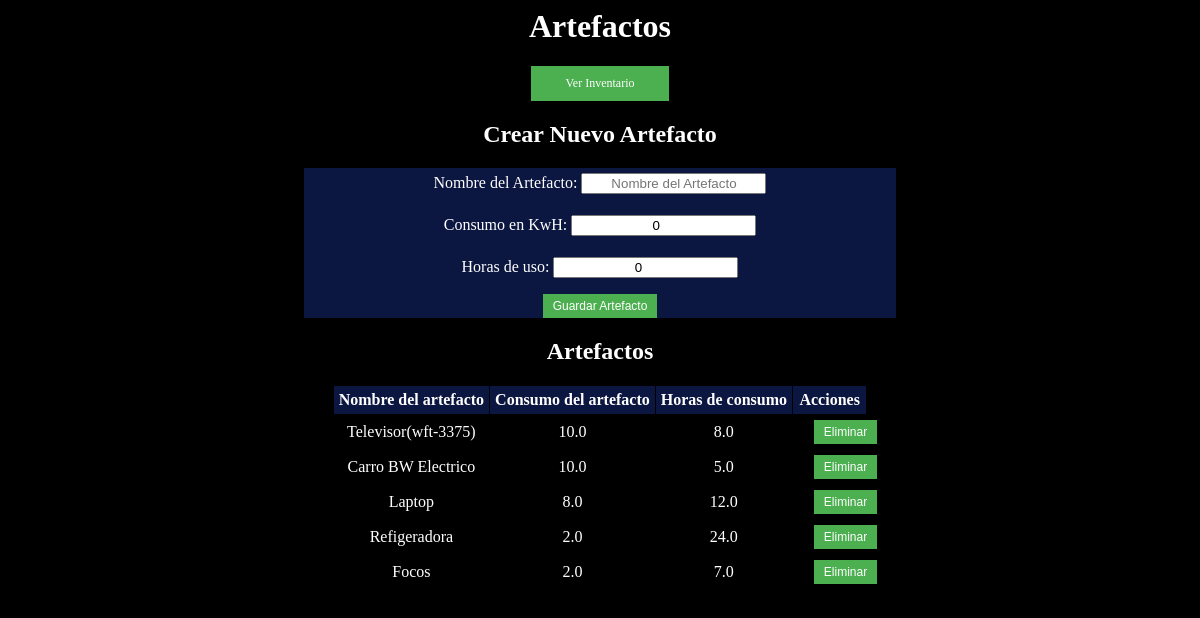
Page /paginaUsuario/inventario/artefactos/ (signed in) on the committed database.
### energy/models.py (models this page shows, shortened)
class Artefactos(models.Model):
    user = models.ForeignKey(User, on_delete=models.CASCADE)
    nombreArtefacto = models.CharField(max_length=20)
    consumoKwH = models.FloatField(default=0)
    horasDeUso = models.FloatField(default=0)
    inventario = models.ForeignKey('Inventario', on_delete=models.CASCADE, null=True, blank=True)

### energy/views.py (the view, shortened to what this page needs)
# urls.py: path('paginaUsuario/inventario/artefactos/', artefacto, name="artefacto"),
def artefacto(request):
    if request.user.is_authenticated:
        artefactos = Artefactos.objects.filter(user=request.user)
        if request.method == 'GET':
            form = ArtefactosForm()
            return render(request, 'energy/home/artefactos.html', {
                'form': form,
                'artefactos': artefactos,
            })
    return render(request, 'energy/home/artefactos.html', {
        'eliminar': eliminarArtefacto,
        })

### energy/forms.py
class ArtefactosForm(forms.ModelForm):
    class Meta:
        model = Artefactos
        fields = ('nombreArtefacto', 'consumoKwH', 'horasDeUso')
        widgets = {
            'nombreArtefacto': forms.TextInput(
                attrs={
                    'placeholder': 'Nombre del Artefacto'
                }
            ),
            'consumoKwH': forms.NumberInput(
                attrs={
                    'placeholder': 'Consumo en KwH'
                }
            ),
            'horasDeUso': forms.NumberInput(
                attrs={
                    'placeholder': 'Horas de uso'
                }
            )
        }
        labels = {
            'nombreArtefacto': 'Nombre del Artefacto',
            'consumoKwH': 'Consumo en KwH',
            'horasDeUso': 'Horas de uso',
        }

### energy/templates/energy/home/artefactos.html (shortened to what this page needs)
<html>
<head>
</head>
<body>
    <h1>Artefactos</h1>
<a href="{% url 'inventario' %}">Ver Inventario</a>
<h2>Crear Nuevo Artefacto</h2>
<form method="post" action="{% url 'artefacto' %}">
  {{ form.as_p }}
  <button type="submit">Guardar Artefacto</button>
</form>
<h2>Artefactos</h2>
<table>
  <tr>
    <th>Nombre del artefacto</th>
    <th>Consumo del artefacto</th>
    <th>Horas de consumo</th>
    <th>Acciones</th>
  </tr>
  {% for artefacto in artefactos %}
    <tr>
        <td>{{ artefacto.nombreArtefacto }}</td>
        <td>{{ artefacto.consumoKwH }}</td>
        <td>{{ artefacto.horasDeUso }}</td>
        <td>
        <form method="post" action="{% url 'eliminarArtefacto' artefacto.id %}">
          <button type="submit">Eliminar</button>
        </form>
        </td>
  {% endfor %}
</table>
</body>
</html>

### energy/templates/energy/home/artefactos.html (style rules this page uses)
body { background-color: black; color: white; }
table, th, td { flex: fit-content; text-align: center; align-content: center; border: 1px solid black; border-collapse: collapse; padding: 5px; }
table { margin: auto; }
button { background-color: #4CAF50; border: none; color: white; padding: 5px 10px; text-align: center; text-decoration: none; font-size: 12px; }
h1 { text-align: center; }
h2 { text-align: center; }
form { text-align: center; display: block; margin: auto; width: 50%; background-color: #0b1741; }
form input { margin-top: 5px; text-align: center; }
a { text-align: center; display: block; margin: auto; width: 10%; padding: 10px; background-color: #4CAF50; color: white; text-decoration: none; font-size: 12px; }
th { margin: 5px; background-color: #0b1741; color: white; }

### rows in the picture
Artefactos: nombreArtefacto "Televisor(wft-3375)", consumoKwH "10.0", horasDeUso "8.0"
Artefactos: nombreArtefacto "Carro BW Electrico", consumoKwH "10.0", horasDeUso "5.0"
Artefactos: nombreArtefacto "Laptop", consumoKwH "8.0", horasDeUso "12.0"
Artefactos: nombreArtefacto "Refigeradora", consumoKwH "2.0", horasDeUso "24.0"
Artefactos: nombreArtefacto "Focos", consumoKwH "2.0", horasDeUso "7.0"
